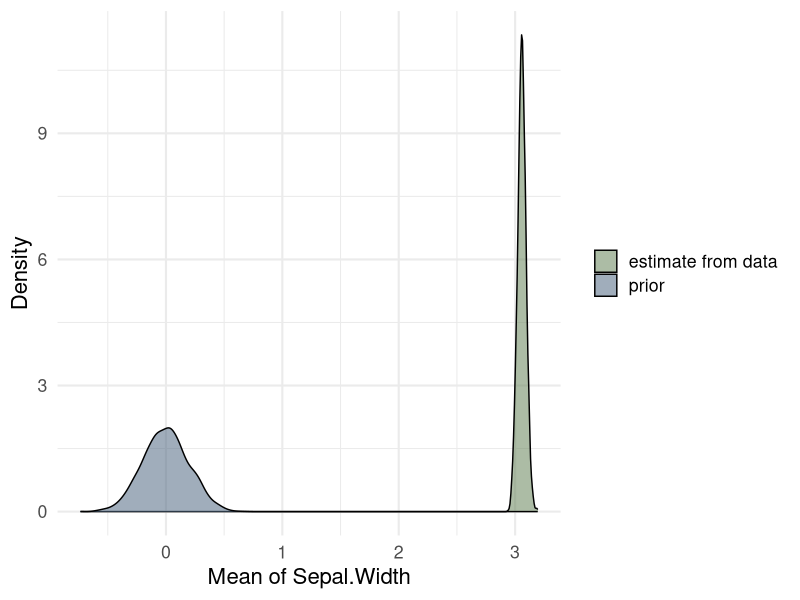

This figure's R source:
## ---- chunk 1
library(ggplot2)
library(knitr)
theme_set(theme_minimal(base_size = 16))

data(iris)

data.frame(
  trait = "Sepal.Width",
  n = length(iris$Sepal.Width),
  mean = mean(iris$Sepal.Width),
  sd = sd(iris$Sepal.Width)
)
## ---- chunk 2
set.seed(2026)

prior_samples <- rnorm(4000, mean = 0, sd = 0.2)
estimate_samples <- rnorm(
  4000,
  mean = mean(iris$Sepal.Width),
  sd = sd(iris$Sepal.Width) / sqrt(nrow(iris))
)

samples <- rbind(
  data.frame(type = "prior", samples = prior_samples),
  data.frame(type = "estimate from data", samples = estimate_samples)
)

ggplot(samples, aes(samples, fill = type)) +
  geom_density(alpha = 0.55) +
  scale_fill_manual(values = c("prior" = "#526A83", "estimate from data" = "#68855C")) +
  labs(x = "Mean of Sepal.Width", y = "Density", fill = NULL)
## ---- chunk 3
update_mean_preview <- function(y, prior_mean, prior_sd) {
  data_sd <- sd(y)
  n <- length(y)
  precision <- 1 / prior_sd^2 + n / data_sd^2
  post_sd <- sqrt(1 / precision)
  post_mean <- (prior_mean / prior_sd^2 + n * mean(y) / data_sd^2) / precision
  c(mean = post_mean, sd = post_sd)
}

iris_first <- iris[1:50, ]
iris_second <- iris[51:nrow(iris), ]

first <- update_mean_preview(iris_first$Sepal.Width, prior_mean = 0, prior_sd = 4)
second <- update_mean_preview(iris_second$Sepal.Width, prior_mean = first["mean"], prior_sd = first["sd"])

data.frame(
  stage = c("wide prior", "after first subset", "after second subset"),
  mean = c(0, unname(first["mean"]), unname(second["mean"])),
  sd = c(4, unname(first["sd"]), unname(second["sd"]))
)
